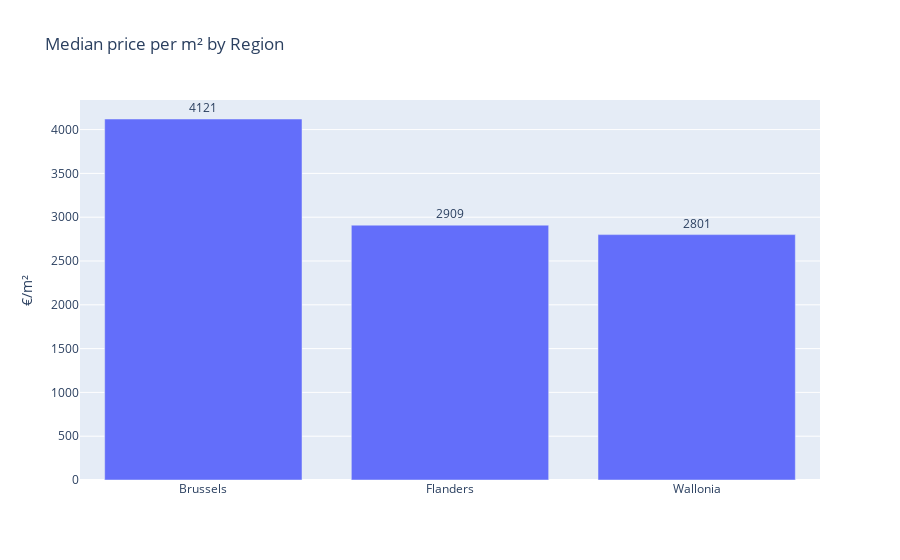

Write notebook code for a chart like this one.
### Code cell
import plotly.express as px
import pandas as pd

# pick winsorized price_per_m2 if available
ppm_col = "price_per_m2_wins" if "price_per_m2_wins" in df.columns else "price_per_m2"

print(f"Using column for €/m² analysis: {ppm_col}")

# 1) Median €/m² per Region (bar chart)
if {"Region", ppm_col}.issubset(df.columns):
    region_ppm2 = (
        df.dropna(subset=[ppm_col])
          .groupby("Region")[ppm_col]
          .median()
          .reset_index()
          .sort_values(ppm_col, ascending=False)
    )

    fig_region = px.bar(
        region_ppm2,
        x="Region",
        y=ppm_col,
        title="Median price per m² by Region",
        labels={ppm_col: "Median price per m² (€)", "Region": "Region"},
        text=ppm_col,
    )
    fig_region.update_traces(texttemplate="%{text:.0f}", textposition="outside")
    fig_region.update_layout(yaxis_title="€/m²", xaxis_title="")
    fig_region.show()
else:
    print("Region or price_per_m2 column missing for region-level plot.")

### Figure 1 — Plotly figure (JSON) as saved in the notebook; plotly's stock layout.template omitted (floating-point values rounded to 4 significant figures)
{"data": [{"hovertemplate": "Region=%{x}<br>Median price per m² (€)=%{text}<extra></extra>", "legendgroup": "", "marker": {"color": "#636efa", "pattern": {"shape": ""}}, "name": "", "orientation": "v", "showlegend": false, "text": [4121.0, 2909.0, 2801.0], "textposition": "outside", "texttemplate": "%{text:.0f}", "type": "bar", "x": ["Brussels", "Flanders", "Wallonia"], "xaxis": "x", "y": [4121.0, 2909.0, 2801.0], "yaxis": "y"}], "layout": {"barmode": "relative", "legend": {"tracegroupgap": 0}, "title": {"text": "Median price per m² by Region"}, "xaxis": {"anchor": "y", "domain": [0, 1], "title": {"text": ""}}, "yaxis": {"anchor": "x", "domain": [0, 1], "title": {"text": "€/m²"}}}}
